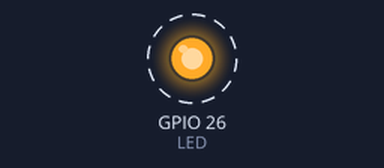
Simulated run of this sketch. Board: ESP32. Shown: output pins drawn as LEDs (lit = HIGH). Dashed ring = blinking. What the sketch prints to the serial monitor is not drawn.

Above: at 0.2 s.
Timing chart, 0 to 3.0 s (numbered marks = the images above):
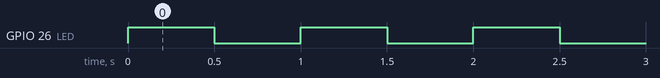

Measured:
- by itself, GPIO 26 (LED): alternates HIGH for 0.50 s and LOW for 0.50 s

The sketch:

Blink.ino
```cpp
// Getting started:
// Follow Microbit Arduino startup instructions: https://learn.adafruit.com/use-micro-bit-with-arduino/overview
//
// https://learn.adafruit.com/use-micro-bit-with-arduino/install-board-and-blink
// Simple Microbit test code for programming the Microbit
// using the Arduino IDE

const int COL1 = 3;     // Column #1 control
const int LED = 26;     // 'row 1' led

void setup() {
  Serial.begin(9600);

  Serial.println("microbit is ready!");

  // because the LEDs are multiplexed, we must ground the opposite side of the LED
  pinMode(COL1, OUTPUT);
  digitalWrite(COL1, LOW);

  pinMode(LED, OUTPUT);
}

void loop(){
  Serial.println("blink!");

  digitalWrite(LED, HIGH);
  delay(500);
  digitalWrite(LED, LOW);
  delay(500);
}
```
